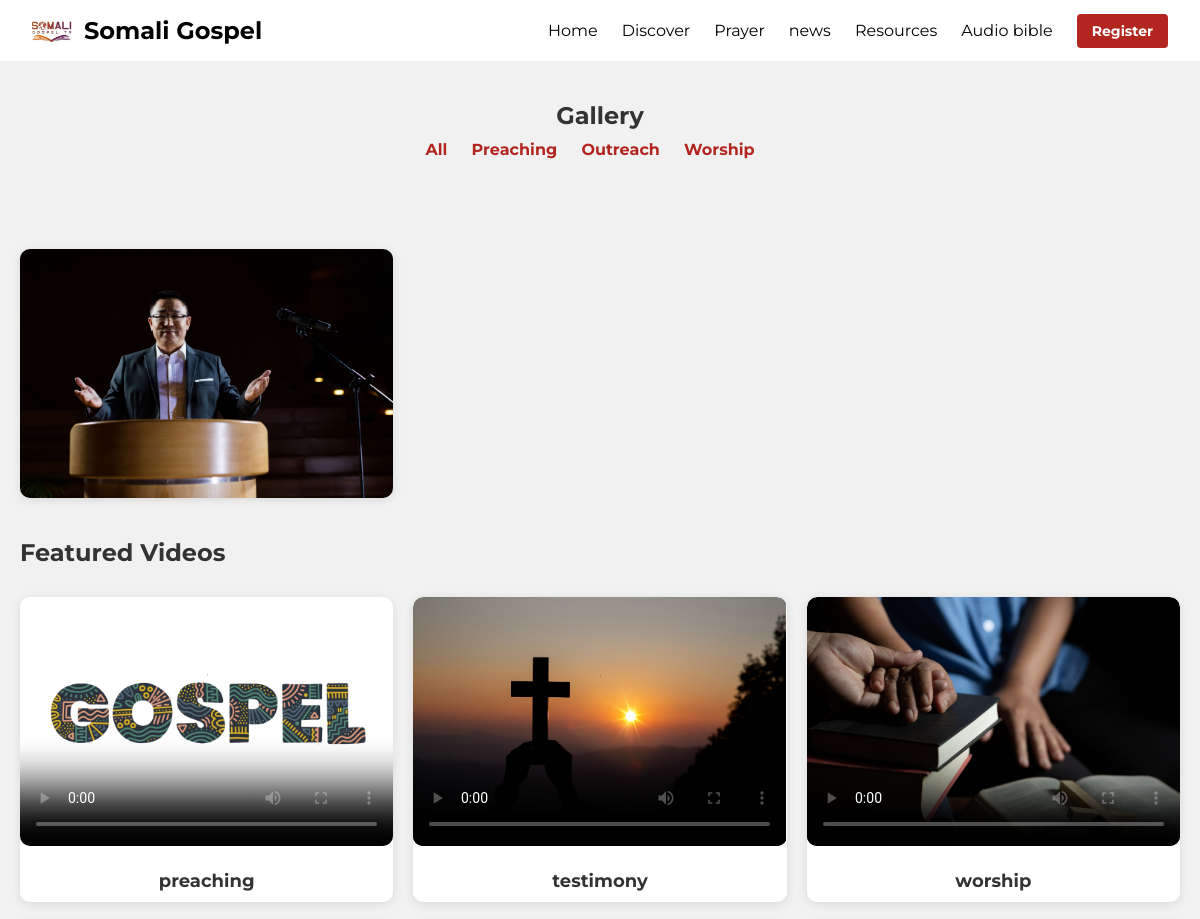
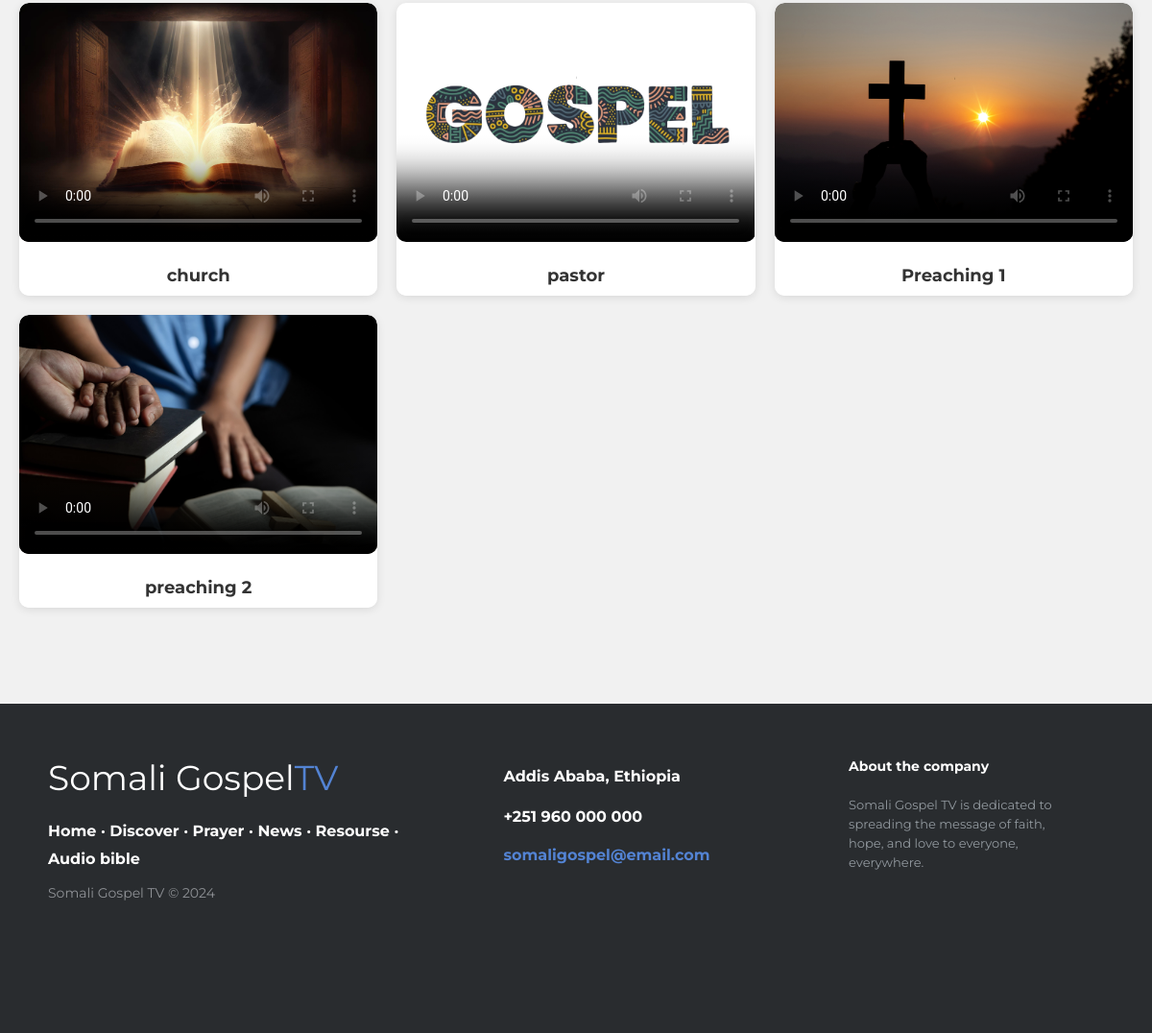
/gallery/?category=3, run on the app's committed database (2 pictures, top to bottom).
### main_app/models.py (models this page shows, shortened)
class ImageCategory(models.Model):
    name = models.CharField(max_length=100, unique=True)

class Image(models.Model):
    image = models.ImageField(upload_to='images/')  # The image file (stored in a folder called 'images/')
    category = models.ForeignKey(ImageCategory, on_delete=models.CASCADE, related_name='images')  # Linking image to a category
    created_at = models.DateTimeField(auto_now_add=True)  # Timestamp when the image was added
    updated_at = models.DateTimeField(auto_now=True)  # Timestamp when the image was last updated

class Video(models.Model):
    title = models.CharField(max_length=255)
    file = models.FileField(upload_to='videos/')  # Store videos in the 'videos' directory
    created_at = models.DateTimeField(auto_now_add=True)
    thumbnail = models.ImageField(upload_to='video_thumbnails/', null=True, blank=True)

### main_app/views.py (the view)
# urls.py: path('gallery/', views.image_gallery, name='gallery'),
def image_gallery(request):
    categories = ImageCategory.objects.all()
    selected_category = request.GET.get('category')  # Get the category from the query parameter
    if selected_category:
        images = Image.objects.filter(category__id=selected_category)
    else:
        images = Image.objects.all()
    videos = Video.objects.all()
    return render(request, 'main_app/gallery.html', {'categories': categories, 'images': images, 'videos': videos})

### main_app/templates/main_app/gallery.html (shortened to what this page needs)
{% load static %}
<!DOCTYPE html>
<html lang="en">
<head>
</head>
<body>
    {% include 'main_app/base.html' %}
    <div class="container">
        <div class="category-list">
            <h2>Gallery</h2>
            <ul>
                <li><a href="{% url 'gallery' %}" class="category-link">All</a></li>
                {% for category in categories %}
                    <li><a href="{% url 'gallery' %}?category={{ category.id }}" class="category-link">{{ category.name }}</a></li>
                {% endfor %}
            </ul>
        </div>
        <div class="gallery">
            {% if images %}
                <div class="image-grid">
                    {% for image in images %}
                        <div class="image-item">
                            <a href="{{ image.image.url }}" class="image-link">
                                <img src="{{ image.image.url }}" alt="{{ image.title }}" loading="lazy">
                            </a>
                        </div>
                    {% endfor %}
                </div>
            {% else %}
                <p>No images available for this category.</p>
            {% endif %}
        </div>
        <div class="video-section">
            <h2>Featured Videos</h2>
            <div class="video-grid">
                {% for video in videos %}
                    <div class="video-item">
                        <video id="video-{{ video.id }}" controls poster="{{ video.thumbnail.url }}">
                            <source src="{{ video.file.url }}" type="video/mp4">
                        </video>
                        <div class="video-title">{{ video.title }}</div>
                    </div>
                {% endfor %}
            </div>
        </div>
    </div>
    {% include 'main_app/footer.html' %}
</body>
</html>

### main_app/static/css/navbar.css (style rules this page uses)
* { margin: 0; padding: 0; box-sizing: border-box; font-family: 'Montserrat', sans-serif;; }

### main_app/templates/main_app/gallery.html (style rules this page uses)
body { font-family: 'Arial', sans-serif; background-color: #f1f1f1; margin: 0; padding: 0; color: #333; box-sizing: border-box; }
.container { display: flex; flex-direction: column; align-items: center; max-width: 1200px; margin: 0 auto; padding: 20px; }
.category-list { width: 100%; padding: 20px; margin-bottom: 40px; text-align: center; }
.category-list h2 { margin: 0; font-size: 24px; color: #333; }
.category-list ul { list-style-type: none; padding-left: 0; margin-top: 10px; }
.category-list li { display: inline-block; margin-right: 20px; }
.category-list .category-link { text-decoration: none; color: #b2261f; font-weight: bold; transition: color 0.3s ease; }
.gallery { width: 100%; }
.image-grid { display: grid; grid-template-columns: repeat(auto-fill, minmax(300px, 1fr)); gap: 20px; margin-top: 30px; }
.image-item { background-color: #fff; border-radius: 10px; overflow: hidden; box-shadow: 0 2px 10px rgba(0, 0, 0, 0.1); transition: transform 0.3s ease; }
.image-link img { width: 100%; height: auto; display: block; object-fit: cover; transition: opacity 0.3s ease; }
.video-section { margin-top: 40px; width: 100%; }
.video-grid { display: grid; grid-template-columns: repeat(auto-fill, minmax(300px, 1fr)); gap: 20px; margin-top: 30px; }
.video-item { background-color: #fff; border-radius: 10px; overflow: hidden; box-shadow: 0 2px 10px rgba(0, 0, 0, 0.1); transition: transform 0.3s ease; text-align: center; }
video { width: 100%; height: auto; border-radius: 10px; }
.video-title { font-size: 18px; font-weight: bold; color: #333; padding: 10px; background-color: #fff; border-radius: 0 0 10px 10px; margin-top: 10px; text-align: center; transition: color 0.3s ease; }

### data on the page
ImageCategory: name "Preaching"
ImageCategory: name "Outreach"
ImageCategory: name "Worship"
Image: image (picture)
Video: title "preaching"
Video: title "testimony"
Video: title "worship"
Video: title "church"
Video: title "pastor"
Video: title "Preaching 1"
Video: title "preaching 2"
